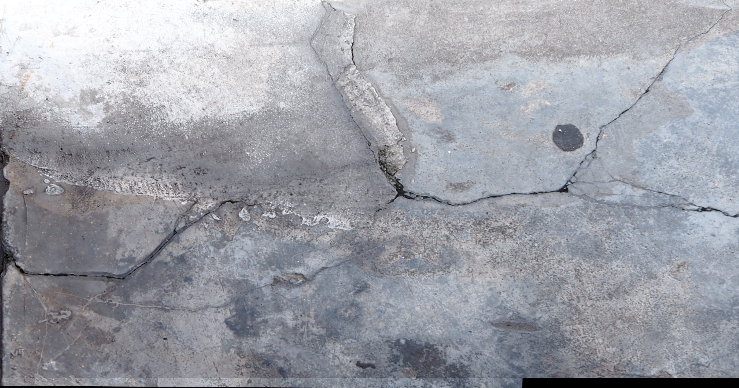
#> input picture Extracting_info/new_modify.png, 739 x 388 px, found by its file name
$ python transform_negative.py
#> lines starting #> are read from the running program, lines starting #| are printed output that depends on the picture
import cv2
import matplotlib.pyplot as plt

img_bgr = cv2.imread('Extracting_info/new_modify.png', 1)
#> img_bgr is the input picture: shape (388, 739, 3); mean B, G, R 167.2, 159.5, 157.4

# get height and width of the image
height, width, _ = img_bgr.shape
#> height = 388; width = 739

for i in range(0, height - 1):
    for j in range(0, width - 1):

        # Get the pixel value
        pixel = img_bgr[i, j]

        # Negate each channel by
        # subtracting it from 255

        # 1st index contains red pixel
        pixel[0] = 255 - pixel[0]

        # 2nd index contains green pixel
        pixel[1] = 255 - pixel[1]

        # 3rd index contains blue pixel
        pixel[2] = 255 - pixel[2]

        # Store new values in the pixel
        img_bgr[i, j] = pixel
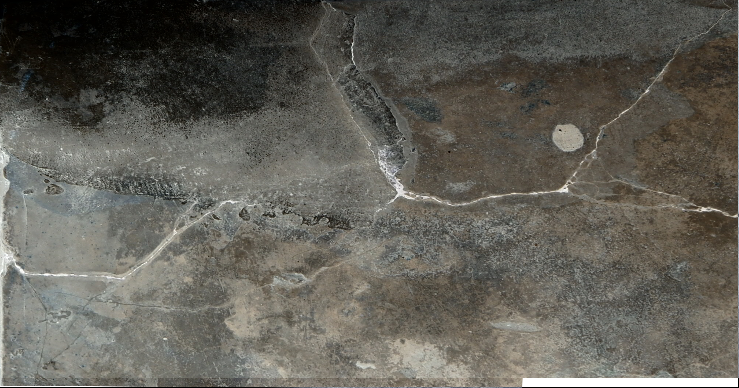
#> img_bgr: shape (388, 739, 3); mean B, G, R 87.5, 95.2, 97.2

# Display the negative transformed image
plt.imshow(img_bgr)
plt.show()
cv2.imwrite('Extracting_info/negative_image.png', img_bgr)
